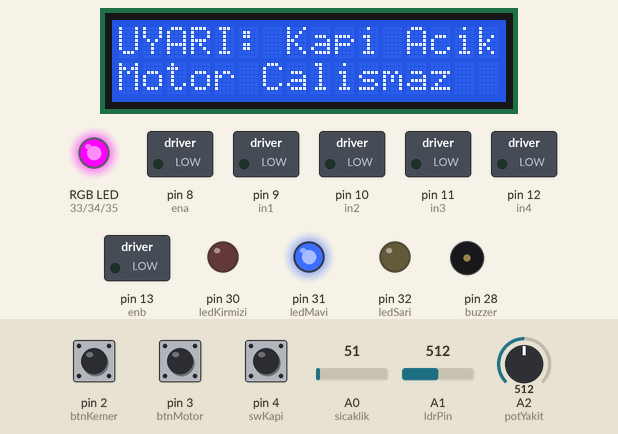
This sketch was run on a simulated Arduino Mega 2560, built with avr-gcc and run on an emulated ATmega2560. On the bench: 16×2 character LCD, switched loads named in the sketch (green lamp = pin HIGH), an RGB LED mixed from three pins (HIGH = lit), output pins drawn as LEDs (lit = HIGH), buzzer (waves = sounding, pin HIGH). Dashed ring = blinking. The test bench sets the inputs (shaded band); at power-on: pin 4 (swKapi) HIGH, A2 (potYakit) = 512, pin 2 (btnKemer) HIGH, pin 3 (btnMotor) HIGH, A0 (sicaklik) = 51, A1 (ldrPin) = 512.

Above: at 1.2 s.
1.3 s: pin 4 (swKapi) pulled LOW for 0.15 s
At 1.46 s:
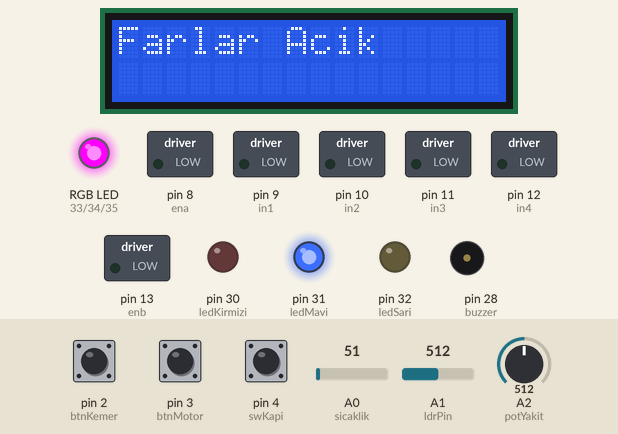
3.0 s: A2 (potYakit) set to 119
4.5 s: A2 (potYakit) set to 100
At 5.4 s:
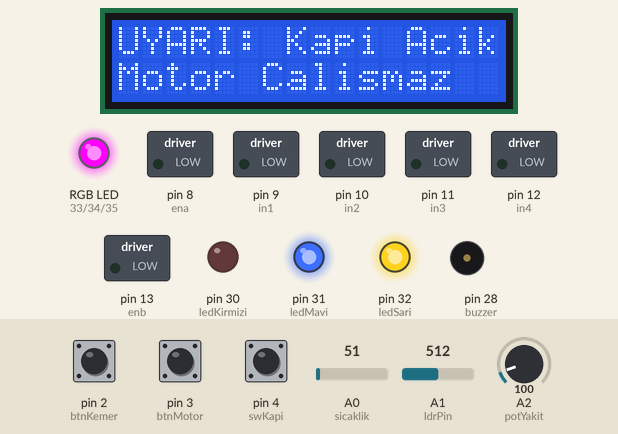
6.0 s: pin 4 (swKapi) pulled LOW for 1 s
At 6.8 s:
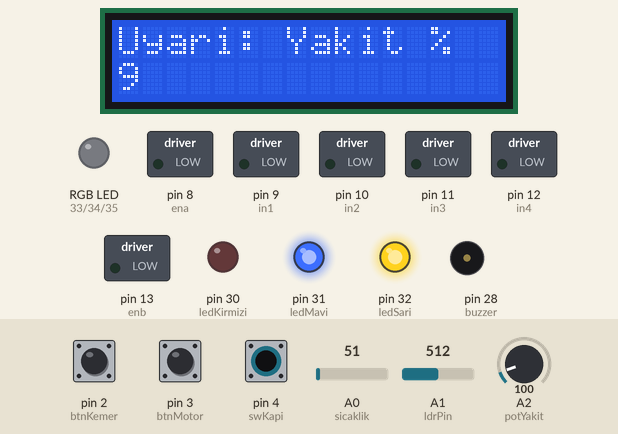
8.5 s: A2 (potYakit) set to 67
10.0 s: A2 (potYakit) set to 54
At 10.3 s:
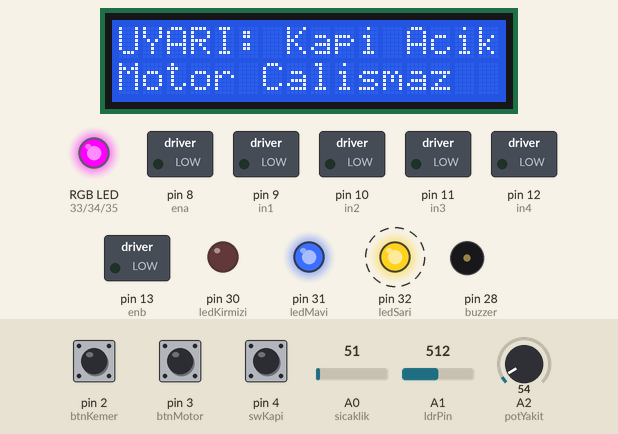
Timing chart, 0 to 12.7 s (numbered marks = the images above; inputs shaded):
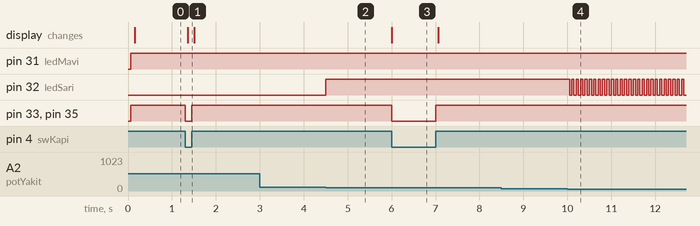

The sketch:

prolab2.ino
```cpp
#include <LiquidCrystal.h>

// lcd pin yerlesimi : RS, E, D4, D5, D6, D7
LiquidCrystal lcd(22, 23, 24, 25, 26, 27);

// girisler
const int btnMotor = 3;
const int btnKemer = 2;
const int swKapi   = 4;
const int potYakit = A2;
const int ldrPin   = A1;
const int sicaklik = A0;

// LED’ler
const int ledKirmizi = 30;
const int ledMavi    = 31;
const int ledSari    = 32;
const int ledRGB_R   = 33;
const int ledRGB_G   = 34;
const int ledRGB_B   = 35;

const int buzzer = 28;

// motor cikislari
const int in1 = 9;
const int in2 = 10;
const int ena = 8;
const int in3 = 11;
const int in4 = 12;
const int enb = 13;

const int FAR_ESIGI = 921;
const unsigned long DISPLAY_DELAY = 150;

// blink kontrol
unsigned long yakitBlink = 0;
unsigned long newLCD = 0;
bool yakitBlinkDurum = false;
bool motorDurumu = false;

void setup() {
  lcd.begin(16, 2);

  pinMode(btnMotor, INPUT_PULLUP);
  pinMode(btnKemer, INPUT_PULLUP);
  pinMode(swKapi,  INPUT_PULLUP);

  pinMode(ledKirmizi, OUTPUT);
  pinMode(ledMavi,    OUTPUT);
  pinMode(ledSari,    OUTPUT);
  pinMode(ledRGB_R,   OUTPUT);
  pinMode(ledRGB_G,   OUTPUT);
  pinMode(ledRGB_B,   OUTPUT);
  pinMode(buzzer,     OUTPUT);

  pinMode(in1, OUTPUT);
  pinMode(in2, OUTPUT);
  pinMode(ena, OUTPUT);
  pinMode(in3, OUTPUT);
  pinMode(in4, OUTPUT);
  pinMode(enb, OUTPUT);
}

void loop() {
  unsigned long now = millis();

  int yakitRaw = analogRead(potYakit);
  int yakitYuzde = map(yakitRaw, 0, 1023, 0, 100);
  int rawTemp = analogRead(sicaklik);
  float derece = (rawTemp * 5.0 / 1023.0) * 100.0;
  int isik = analogRead(ldrPin);

  bool kapiKapali   = digitalRead(swKapi) == LOW;
  bool kemerTakili  = digitalRead(btnKemer) == LOW;
  bool motorButonu  = digitalRead(btnMotor) == LOW;

  //yakit bitme kontrolu
  if (yakitRaw <= 10) {
    motorDurumu = false;
    digitalWrite(in1, LOW); digitalWrite(in2, LOW); digitalWrite(ena, LOW);
    digitalWrite(in3, LOW); digitalWrite(in4, LOW); digitalWrite(enb, LOW);
    digitalWrite(ledSari, LOW);
    digitalWrite(ledKirmizi, LOW);
    digitalWrite(ledMavi, LOW);
    digitalWrite(ledRGB_R, LOW);
    digitalWrite(ledRGB_G, LOW);
    digitalWrite(ledRGB_B, LOW);

    lcd.clear();
    lcd.setCursor(0, 0);
    lcd.print("Yakit Bitti!");
    lcd.setCursor(0, 1);
    lcd.print("Motor Durdu");

    delay(DISPLAY_DELAY);
    return;
  }

  //blink sari led bagımsız
  if (yakitYuzde <= 5) {
    if (millis() - yakitBlink >= 50) {
      yakitBlinkDurum = !yakitBlinkDurum;
      digitalWrite(ledSari, yakitBlinkDurum ? HIGH : LOW);
      yakitBlink = millis();
    }
  } else if (yakitYuzde <= 10) {
    digitalWrite(ledSari, HIGH);
    yakitBlinkDurum = false;
  } else {
    digitalWrite(ledSari, LOW);
    yakitBlinkDurum = false;
  }

  //motor-kemer
  if (kapiKapali) {
    if (motorButonu) {
      if (!kemerTakili) {
        motorDurumu = false;
        digitalWrite(ledKirmizi, HIGH);
        digitalWrite(buzzer, HIGH);
        delay(500);
        digitalWrite(buzzer, LOW);
      } else {
        motorDurumu = true;
        digitalWrite(ledKirmizi, LOW);
        digitalWrite(buzzer, LOW);
      }
    } else {
      motorDurumu = false;
    }
  } else {
    motorDurumu = false;
  }

  // sicaklik-klima
  if (derece > 25.0) {
    digitalWrite(in3, HIGH);
    digitalWrite(in4, LOW);
    digitalWrite(enb, HIGH);
  } else {
    digitalWrite(in3, LOW);
    digitalWrite(in4, LOW);
    digitalWrite(enb, LOW);
  }

  //far
  if (isik <= FAR_ESIGI) {
    digitalWrite(ledMavi, HIGH);
  } else {
    digitalWrite(ledMavi, LOW);
  }

  //motor calisma
  if (motorDurumu) {
    digitalWrite(in1, HIGH);
    digitalWrite(in2, LOW);
    digitalWrite(ena, HIGH);
  } else {
    digitalWrite(in1, LOW);
    digitalWrite(in2, LOW);
    digitalWrite(ena, LOW);
  }

  //kapi acik-pembe led
  if (!kapiKapali) {
    digitalWrite(ledRGB_R, HIGH);
    digitalWrite(ledRGB_G, LOW);
    digitalWrite(ledRGB_B, HIGH);
  } else {
    digitalWrite(ledRGB_R, LOW);
    digitalWrite(ledRGB_G, LOW);
    digitalWrite(ledRGB_B, LOW);
  }

  // lcd ekran guncellemeleri
  if (now - newLCD >= DISPLAY_DELAY) {
    lcd.clear();
    if (!kapiKapali) {
      lcd.setCursor(0, 0);
      lcd.print("UYARI: Kapi Acik!");
      lcd.setCursor(0, 1);
      lcd.print("Motor Calismaz");
    } else if (yakitYuzde <= 5) {
      lcd.setCursor(0, 0);
      lcd.print("Kritik: Yakit %");
      lcd.setCursor(0, 1);
      lcd.print(yakitYuzde);
    } else if (yakitYuzde <= 10) {
      lcd.setCursor(0, 0);
      lcd.print("Uyari: Yakit %");
      lcd.setCursor(0, 1);
      lcd.print(yakitYuzde);
    } else if (derece > 25.0) {
      lcd.setCursor(0, 0);
      lcd.print("Sicaklik:");
      lcd.print(derece, 1);
      lcd.print("C");
      lcd.setCursor(0, 1);
      lcd.print("Klima Acildi");
    } else if (isik <= FAR_ESIGI) {
      lcd.setCursor(0, 0);
      lcd.print("Farlar Acik");
    } else {
      lcd.setCursor(0, 0);
      lcd.print("Farlar Kapandi");
    }
    newLCD = now;
  }
}
```

Measured:
- the behaviour switches between 113 and 112 on A2 (potYakit) (found by bisection; images 1 and 2)
- the behaviour switches between 62 and 61 on A2 (potYakit) (found by bisection; images 3 and 4)
- after the input at 1.3 s, pin 33 (ledRGB_R), pin 35 (ledRGB_B): HIGH → LOW at once, → HIGH 0.15 s later; the display: changes after 0.06 s (image 1)
- after the input at 3.0 s, every drawn part: stays the same
- after the input at 4.5 s, pin 32 (ledSari): LOW → HIGH at once
- after the input at 6.0 s, pin 33 (ledRGB_R), pin 35 (ledRGB_B): HIGH → LOW at once, → HIGH 1.0 s later; the display: changes at once (image 3)
- after the input at 8.5 s, every drawn part: stays the same
- after the input at 10.0 s, pin 32 (ledSari): alternates HIGH for 0.05 s and LOW for 0.05 s, starting after 0.05 s
